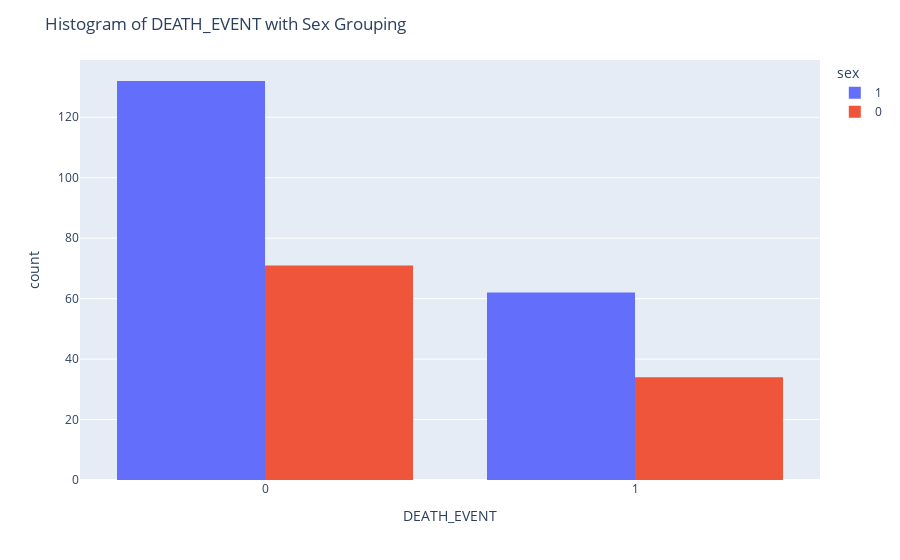

Notebook cell for this chart:
### Code cell
fig = px.histogram(df,x= 'DEATH_EVENT' , color='sex' , hover_data=df.columns , barmode='group')
fig.update_layout(title_text='Histogram of DEATH_EVENT with Sex Grouping')
fig.show()

### Figure 1 — Plotly figure (JSON) as saved in the notebook; plotly's stock layout.template omitted (floating-point values rounded to 4 significant figures; data arrays with more than 128 entries replaced by an {"elided": "..."} marker saying what was removed)
{"data": [{"alignmentgroup": "True", "bingroup": "x", "hovertemplate": "sex=1<br>DEATH_EVENT=%{x}<br>count=%{y}<extra></extra>", "legendgroup": "1", "marker": {"color": "#636efa", "pattern": {"shape": ""}}, "name": "1", "offsetgroup": "1", "orientation": "v", "showlegend": true, "type": "histogram", "x": {"elided": "194 int values"}, "xaxis": "x", "yaxis": "y"}, {"alignmentgroup": "True", "bingroup": "x", "hovertemplate": "sex=0<br>DEATH_EVENT=%{x}<br>count=%{y}<extra></extra>", "legendgroup": "0", "marker": {"color": "#EF553B", "pattern": {"shape": ""}}, "name": "0", "offsetgroup": "0", "orientation": "v", "showlegend": true, "type": "histogram", "x": [1, 1, 0, 1, 1, 0, 1, 1, 1, 1, 0, 1, 1, 1, 1, 1, 1, 1, 1, 1, 1, 0, 1, 1, 0, 0, 0, 1, 1, 0, 0, 0, 0, 0, 0, 1, 1, 0, 0, 0, 0, 1, 0, 0, 0, 0, 1, 0, 0, 0, 0, 0, 0, 0, 1, 0, 0, 1, 1, 0, 0, 0, 1, 1, 0, 0, 0, 0, 0, 0, 0, 0, 0, 0, 1, 0, 1, 0, 0, 0, 0, 1, 0, 0, 0, 0, 0, 0, 0, 0, 0, 0, 0, 0, 0, 0, 0, 0, 0, 0, 0, 0, 0, 0, 0], "xaxis": "x", "yaxis": "y"}], "layout": {"barmode": "group", "legend": {"title": {"text": "sex"}, "tracegroupgap": 0}, "margin": {"t": 60}, "title": {"text": "Histogram of DEATH_EVENT with Sex Grouping"}, "xaxis": {"anchor": "y", "domain": [0, 1], "title": {"text": "DEATH_EVENT"}}, "yaxis": {"anchor": "x", "domain": [0, 1], "title": {"text": "count"}}}}
